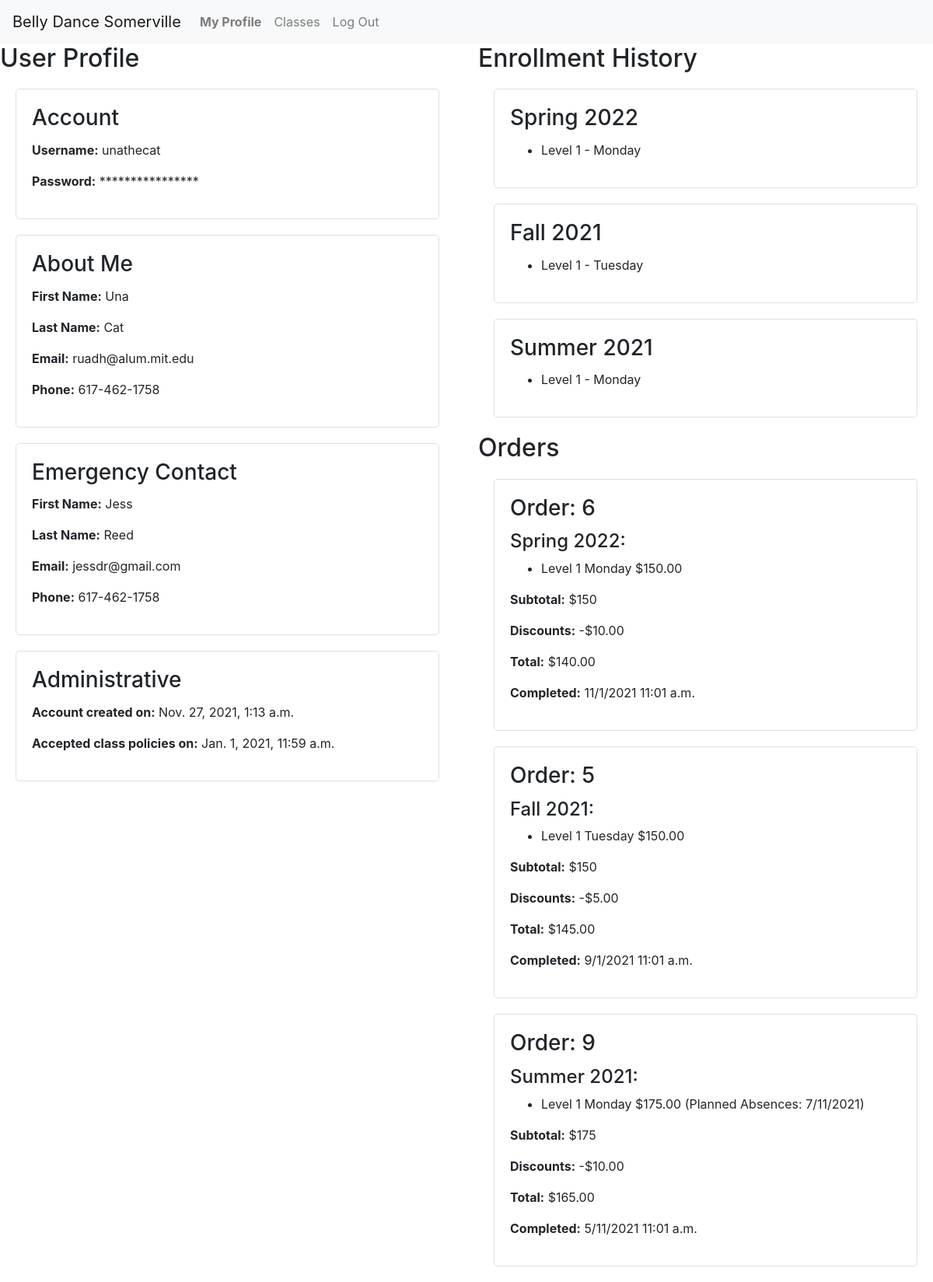
The app's page /users/32 (signed in), older data.
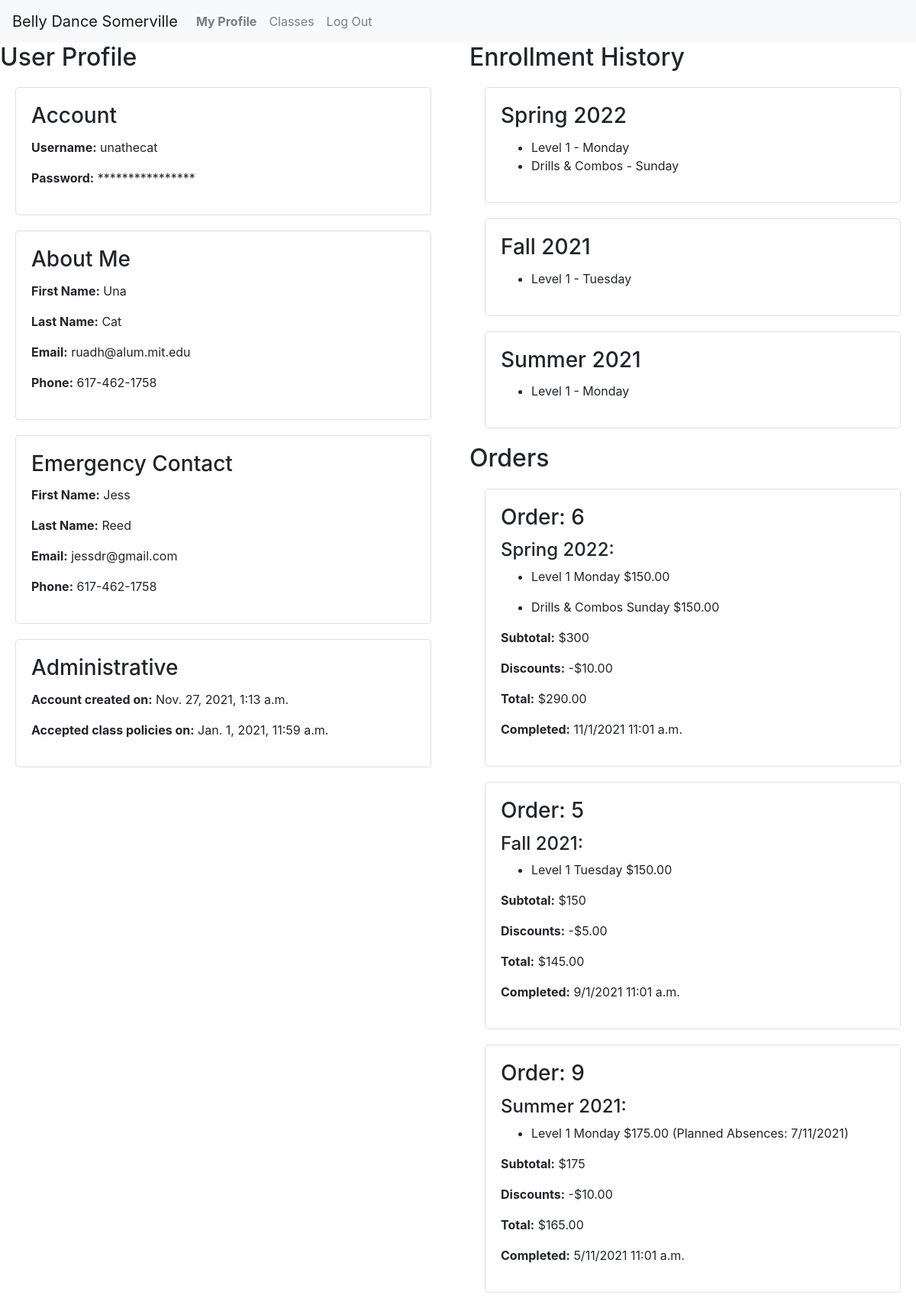
The same page, newer data.
### enrollment/models.py (models this page shows, shortened)
class User(AbstractUser):
    timezone = models.CharField(max_length=32, choices=TIMEZONES,
                                default=settings.DEFAULT_TIMEZONE)
    first_name = models.CharField(max_length=128, null=True, blank=True)
    last_name = models.CharField(max_length=128, null=True, blank=True)
    email = models.EmailField(max_length=254, null=False, blank=False)
    phone = models.CharField(max_length=32, null=True, blank=True)
    emergency_first = models.CharField(max_length=128, null=True, blank=True)
    emergency_last = models.CharField(max_length=128, null=True, blank=True)
    emergency_email = models.EmailField(max_length=254, null=True, blank=True)
    emergency_phone = models.CharField(max_length=32, null=True, blank=True)
    accept_terms = models.DateTimeField(null=True, blank=True)
    contact_sheet_notes = models.CharField(max_length=2048, null=True, blank=True)

class Semester(models.Model):
    name = models.CharField(max_length=128, null=False, blank=False)
    start_date = models.DateField(null=False, blank=False)
    end_date = models.DateField(null=False, blank=False)
    registration_open = models.DateTimeField(null=False, blank=False)
    registration_close = models.DateTimeField(null=False, blank=False)
    recital_date = models.DateTimeField(null=True, blank=True)
    hide = models.BooleanField(default=True, null=True, blank=False)
    def __str__(self):
        return self.name

class LineItem(models.Model):
    order = models.ForeignKey(Order, on_delete=PROTECT,
                              null=False, blank=False, related_name='line_items')
    offering = models.ForeignKey(
        Offering, on_delete=PROTECT, null=False, blank=False, related_name='line_items')
    planned_absences = models.CharField(max_length=1024, null=True, blank=True)
    price = models.DecimalField(
        max_digits=6, decimal_places=2, null=False, blank=False)

class Offering(models.Model):
    course = models.ForeignKey(
        Course, on_delete=PROTECT, null=False, blank=False, related_name='offerings')
    semester = models.ForeignKey(
        Semester, on_delete=PROTECT, null=False, blank=False, related_name='offerings')
    location = models.ForeignKey(
        Location, on_delete=PROTECT, null=False, blank=False, related_name='offerings')
    price = models.DecimalField(
        max_digits=7, decimal_places=2, null=False, blank=False)
    weekday = models.IntegerField(
        choices=settings.WEEKDAYS, null=False, blank=False)
    start_time = models.TimeField(null=False, blank=False)
    end_time = models.TimeField(null=False, blank=False)
    timezone = models.CharField(max_length=32, choices=TIMEZONES,
                                default=settings.DEFAULT_TIMEZONE)
    start_date = models.DateField(null=False, blank=False)
    end_date = models.DateField(null=False, blank=False)
    backup_date = models.DateField(null=False, blank=False)
    capacity = models.IntegerField(null=False, blank=False)
    schedule_notes = models.CharField(max_length=2048, null=True, blank=True)
    notes = models.CharField(max_length=2048, null=True, blank=True)
    @property
    def weekday_name(self):
        return settings.WEEKDAYS[self.weekday][1]

class Course(models.Model):
    title = models.CharField(max_length=64, null=False, blank=False)
    subtitle = models.CharField(max_length=256, null=False, blank=False)
    description = models.TextField(max_length=4096, null=False, blank=False, help_text=settings.MARKDOWN_HELP_TEXT)
    requirements = models.CharField(max_length=256, null=False, blank=False)
    qualifications = models.CharField(max_length=1024, null=False, blank=False)

class Order(models.Model):
    student = models.ForeignKey(
        User, on_delete=PROTECT, null=False, blank=False, related_name='orders')
    discount = models.DecimalField(
        max_digits=8, decimal_places=2, null=True, blank=True)
    completed = models.DateTimeField(null=True, blank=True)
    @property
    def subtotal(self):
        try:
            amount = self.line_items.aggregate(Sum('price'))['price__sum']
        except Exception:
            return 0
        return 0 if amount == None else amount
    @property
    def total(self):
        return self.subtotal - self.discount if self.discount != None else self.subtotal

### enrollment/views.py (the view)
# urls.py: path('users/<int:id>', views.view_profile, name='view_profile'),
@login_required
def view_profile(request, id):
    if request.user.id == id or request.user.is_staff:
        try:
            profile = User.objects.get(id=id)
        except User.DoesNotExist:
            return render(request, 'enrollment/profile.html', {
                'orders': None,
                'message': f'User {id} not found.'
            })
        semesters = Semester.objects.filter(
            offerings__line_items__order__student=id, offerings__line_items__order__completed__isnull=False).order_by('-start_date').distinct()
        for semester in semesters:
            semester.enrollments = LineItem.objects.filter(order__student=id).filter(
                offering__semester=semester).exclude(order__completed=None)
        orders = completed_orders(request, id).order_by('-completed')
        for order in orders:
            order.items = order.line_items.all()
        return render(request, 'enrollment/profile.html', {
            'orders': orders,
            'semesters': semesters,
            'profile': profile
        })
    else:
        return render(request, 'enrollment/profile.html', {
            'orders': None,
            'message': 'You may not view other users\' profiles'
        })

### enrollment/context_processors.py (called while the page is built)
def global_settings(request):
    return {
    'DEFAULT_TIMEZONE': settings.DEFAULT_TIMEZONE,
    'SCHOOL_NAME': settings.SCHOOL_NAME,
    'SCHOOL_POLICIES': settings.SCHOOL_POLICIES,
    'NO_OFFERINGS': settings.NO_OFFERINGS,
    }

### enrollment/views.py (called while the page is built)
def completed_orders(request, user):
    try:
        orders = Order.objects.filter(student=user).exclude(completed=None)
    except Order.DoesNotExist:
        return None
    return orders

### enrollment/templates/enrollment/profile.html (shortened to what this page needs)
{% extends "enrollment/layout.html" %}
{% block body %}
<div class="row">
    {% if profile %}
    <div class="col-md">
        <h2>User Profile</h2>
        <div class="card">
            <div class="card-body">
                <h3 class="card-title">Account</h3>
                <p><span class="label">Username:</span> {{profile.username}}</p>
                <p><span class="label">Password:</span> ****************</p>
            </div>
        </div>
        <div class="card">
            <div class="card-body">
                <h3 class="card-title">About Me</h3>
                <p><span class="label">First Name:</span> {{profile.first_name}}</p>
                <p><span class="label">Last Name:</span> {{profile.last_name}}</p>
                <p><span class="label">Email:</span> {{profile.email}}</p>
                <p><span class="label">Phone:</span> {{profile.phone}}</p>
            </div>
        </div>
        <div class="card">
            <div class="card-body">
                <h3 class="card-title">Emergency Contact</h3>
                <p><span class="label">First Name:</span> {{profile.emergency_first}}</p>
                <p><span class="label">Last Name:</span> {{profile.emergency_last}}</p>
                <p><span class="label">Email:</span> {{profile.emergency_email}}</p>
                <p><span class="label">Phone:</span> {{profile.emergency_phone}}</p>
            </div>
        </div>
        <div class="card">
            <div class="card-body">
                <h3 class="card-title">Administrative</h3>
                <p><span class="label">Account created on:</span> {{profile.date_joined}}</p>
                <p><span class="label">Accepted class policies on:</span> {{profile.accept_terms}}</p>
            </div>
        </div>
    </div>
    {% endif %}
    <div class="col-md">
        {% if semesters %}
            <h2>Enrollment History</h2>
            {% for semester in semesters %}
                <div class="card">
                    <div class="card-body">
                        <h3 class="card-title">{{semester.name}}</h3>
                        <ul>
                            {% for enrollment in semester.enrollments %}
                                <li>{{enrollment.offering.course.title}} - {{enrollment.offering.weekday_name}} </li>
                            {% endfor %}
                        </ul>
                    </div>
                </div>
            {% endfor %}
        {% endif %}
        {% if orders %}
        <h2>Orders</h2>
        {% for order in orders %}
            <div class="card">
                <div class="card-body">
                    <h3 class="card-title">Order: {{order.id}}</h3>
                    <h4>{{order.items.0.offering.semester}}:</h4>
                    {% for item in order.items %}
                        <ul>
                            <li>{{item.offering.course.title}} {{item.offering.weekday_name}} ${{item.price}}
                                {% if item.planned_absences %}
                                    (Planned Absences:  {{item.planned_absences}})
                                {% endif %}
                            </li>
                        </ul>
                    {% endfor %}
                    <p><span class="label">Subtotal:</span> ${{order.subtotal}}</p>
                    <p><span class="label">Discounts:</span> -${{order.discount|default_if_none:"0.00"}}</p>
                    <p><span class="label">Total:</span> ${{order.total}}</p>
                    <p><span class="label">Completed:</span> {{order.completed|date:"n/j/Y g:i a"}}</p>
                </div>
            </div>
        {% endfor %}
        {% endif %}
    </div>
</div>
{% endblock %}

### enrollment/templates/enrollment/layout.html (shortened to what this page needs)
{% load static %}
{% load tz %}
<!DOCTYPE html>
<html lang="en">
<head>
    <link rel="stylesheet" href="https://stackpath.bootstrapcdn.com/bootstrap/4.4.1/css/bootstrap.min.css"
>
    <link href="{% static 'enrollment/styles.css' %}" rel="stylesheet">
</head>
<body>
    <nav class="navbar navbar-expand-lg navbar-light bg-light">
        <a class="navbar-brand" href="#">{{SCHOOL_NAME}}</a>
        <div>
            <ul class="navbar-nav mr-auto">
                {% if user.is_authenticated %}
                    <li class="nav-item">
                        <a class="nav-link" href="{% url 'view_profile' user.id %}"><strong>My Profile</strong></a>
                    </li>
                {% endif %}
                    <li class="nav-item">
                        <a class="nav-link" href="{% url 'index' %}">Classes</a>
                    </li>
                {% if user.is_authenticated %}
                    <li class="nav-item">
                        <a class="nav-link" href="{% url 'logout' %}">Log Out</a>
                    </li>
                {% endif %}
            </ul>
        </div>
    </nav>
    {% block body %}
    {% endblock %}
</body>
</html>

### enrollment/static/enrollment/styles.css (style rules this page uses)
.label { font-weight: bold; }
.card { margin: 20px; border-radius: 5px; }

Row changes from the older to the newer data that the page shows:
added LineItem: offering.course "Drills & Combos", offering.weekday_name "Sunday", price "150.00"
computed for Order "Spring 2022": subtotal "150" → "300"; total "140.00" → "290.00"
